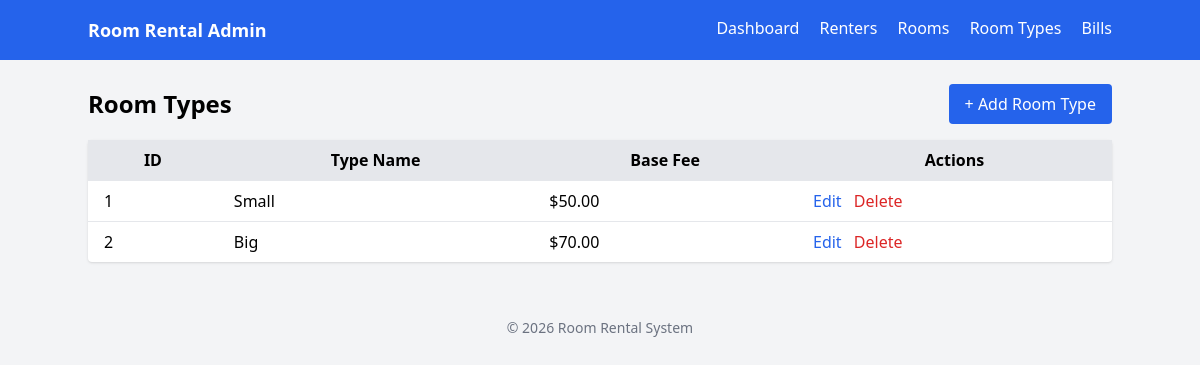
The app's page /room_types.php with its own data.
### tables this page shows
CREATE TABLE IF NOT EXISTS `room_type` (
  `room_type_id` int NOT NULL AUTO_INCREMENT,
  `room_type_name` varchar(20) NOT NULL,
  `base_room_fee` decimal(10,2) NOT NULL,
  PRIMARY KEY (`room_type_id`),
  UNIQUE KEY `room_type_name` (`room_type_name`)
);

### public/room_types.php (the view)
<?php
include '../includes/db.php';
include '../includes/header.php';
$types = $pdo->query("SELECT * FROM room_type ORDER BY room_type_id")->fetchAll();
?>
<div class="flex justify-between items-center mb-4">
    <h1 class="text-2xl font-bold">Room Types</h1>
    <a href="room_type_create.php"
       class="bg-blue-600 text-white px-4 py-2 rounded hover:bg-blue-700">
        + Add Room Type
    </a>
</div>
<table class="min-w-full bg-white rounded shadow">
<thead class="bg-gray-200">
<tr>
    <th class="px-4 py-2">ID</th>
    <th class="px-4 py-2">Type Name</th>
    <th class="px-4 py-2">Base Fee</th>
    <th class="px-4 py-2">Actions</th>
</tr>
</thead>
<tbody>
<?php foreach ($types as $t): ?>
<tr class="border-t hover:bg-gray-50">
    <td class="px-4 py-2"><?= $t['room_type_id'] ?></td>
    <td class="px-4 py-2"><?= $t['room_type_name'] ?></td>
    <td class="px-4 py-2">$<?= number_format($t['base_room_fee'], 2) ?></td>
    <td class="px-4 py-2 space-x-2">
        <a href="room_type_edit.php?id=<?= $t['room_type_id'] ?>"
           class="text-blue-600 hover:underline">Edit</a>
        <a href="room_type_delete.php?id=<?= $t['room_type_id'] ?>"
           class="text-red-600 hover:underline"
           onclick="return confirm('Delete this room type?')">Delete</a>
    </td>
</tr>
<?php endforeach; ?>
</tbody>
</table>
<?php include '../includes/footer.php'; ?>

### records on screen
room_type: room_type_id "1", room_type_name "Small", base_room_fee "50.00"
room_type: room_type_id "2", room_type_name "Big", base_room_fee "70.00"
